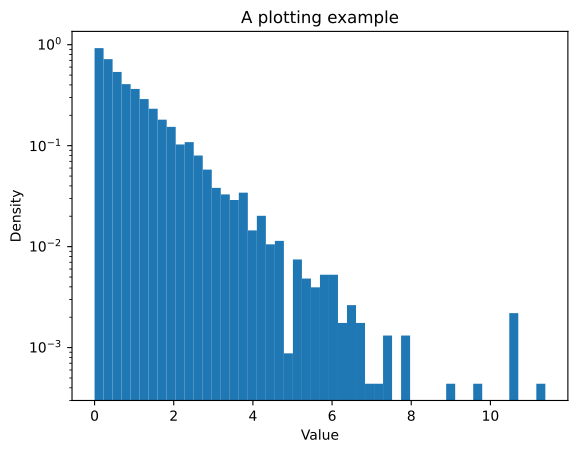

Reproduce this figure in Python.
import matplotlib.pyplot as plt
import pyarts3 as pa

plt.hist(pa.arts.random.weibull_distribution(10000, 1.0, 1.0), bins=50, density=True)
plt.title("A plotting example")
plt.xlabel("Value")
plt.ylabel("Density")
plt.yscale("log")
